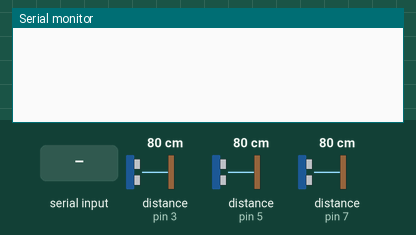
A sketch run on a simulated Arduino Uno, built with avr-gcc and run on an emulated ATmega328P. Parts: the last lines printed to the serial monitor. Wiring (inferred from the names in the program): 3 × ultrasonic range finder: trigger pin 2, echo pin 3 / trigger pin 4, echo pin 5 / trigger pin 6, echo pin 7. The test bench sets the inputs (shaded band); at power-on: distance to the obstacle (sensors on pin 3, pin 5, pin 7) 80 cm. The echo pulse lasts 58.3 µs per cm.

Above: at 1.2 s.
1.3 s: "49\n" received over the second serial link
At 1.43 s:
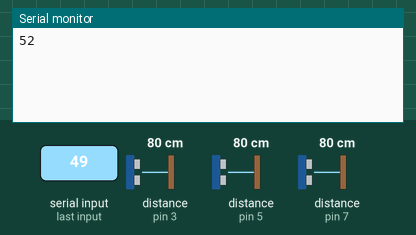
2.9 s: "1\n" received over the second serial link
At 3.03 s:
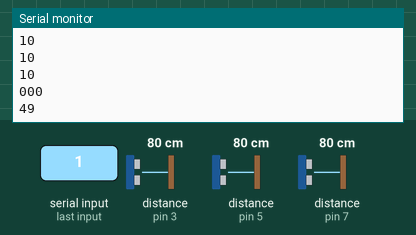
Timing chart, 0 to 5.9 s (numbered marks = the images above; inputs shaded):
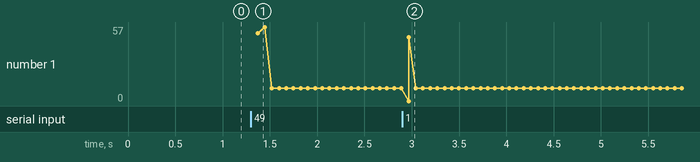

Measured:
- after the input at 1.3 s, the serial monitor: prints a new line after 0.07 s (image 1)
- after the input at 2.9 s, the serial monitor: prints a new line after 0.07 s (image 2)

The sketch:

main_code1.ino
```cpp
#include <SoftwareSerial.h>
#include <List.hpp>

SoftwareSerial BTSerial(8, 9);   //bluetooth module Tx:Digital 2 Rx:Digital 3

int trigPin1 = 2;
int echoPin1 = 3;
int trigPin2 = 4;
int echoPin2 = 5;
int trigPin3 = 6;
int echoPin3 = 7;

long duration1, distance1;
long duration2, distance2;
long duration3, distance3;

List<bool> first, second, third;

bool is_first = false;
bool is_second = false;
bool is_third = false;

String message;

int threshold = 10;
String val = "";


void setup() {
  Serial.begin(115200);  //computer <-> arduino
  BTSerial.begin(115200); // arduino <-> HC-06
  for (int i=0;i<threshold;i++){
    first.add(false);
    second.add(false);
    third.add(false);
  }
}

void loop() {
  if (BTSerial.available())
    val = BTSerial.read();
  if (val == "49"){
    BTSerial.print(message);
    Serial.println(message);
  }
  Serial.println(val);
  // Serial.println(message);


  pinMode(trigPin1, OUTPUT);
  pinMode(echoPin1, INPUT);
  pinMode(trigPin2, OUTPUT);
  pinMode(echoPin2, INPUT);
  pinMode(trigPin3, OUTPUT);
  pinMode(echoPin3, INPUT);

  digitalWrite(trigPin1, LOW);
  delayMicroseconds(2);
  digitalWrite(trigPin1, HIGH);
  delayMicroseconds(10);
  digitalWrite(trigPin1, LOW);
  duration1 = pulseIn(echoPin1, HIGH);
  distance1= duration1*0.034/2;

  first.addLast(distance1 <= 10 && distance1 > 3);
  first.removeFirst();

  bool first_all_true = true;
  for (int i = 0; i< threshold; i++){
    first_all_true = first_all_true && first[i];
  }

  bool first_all_false = true;
  for (int i = 0; i< threshold; i++){
    first_all_false = first_all_false && !first[i];
  }

  if (is_first){
    if (first_all_false){
      is_first = !is_first;
    }
  } else{
    if (first_all_true){
      is_first = !is_first;
    }
  }

  delay(20);

  digitalWrite(trigPin2, LOW);
  delayMicroseconds(2);
  digitalWrite(trigPin2, HIGH);
  delayMicroseconds(10);
  digitalWrite(trigPin2, LOW);
  duration2 = pulseIn(echoPin2, HIGH);
  distance2= duration2*0.034/2;

  second.addLast(distance2 <= 10 && distance2 > 3);
  second.removeFirst();

  bool second_all_true = true;
  for (int i = 0; i< threshold; i++){
    second_all_true = second_all_true && second[i];
  }

  bool second_all_false = true;
  for (int i = 0; i< threshold; i++){
    second_all_false = second_all_false && !second[i];
  }

  if (is_second){
    if (second_all_false){
      is_second = !is_second;
    }
  } else{
    if (second_all_true){
      is_second = !is_second;
    }
  }

  delay(20);

  digitalWrite(trigPin3, LOW);
  delayMicroseconds(2);
  digitalWrite(trigPin3, HIGH);
  delayMicroseconds(10);
  digitalWrite(trigPin3, LOW);
  duration3 = pulseIn(echoPin3, HIGH);
  distance3= duration3*0.034/2;

  third.add(distance3 <= 10 && distance3 > 3);
  third.removeFirst();

  bool third_all_true = true;
  for (int i = 0; i< threshold; i++){
    third_all_true = third_all_true && third[i];
  }

  bool third_all_false = true;
  for (int i = 0; i< threshold; i++){
    third_all_false = third_all_false && !third[i];
  }

  if (is_third){
    if (third_all_false){
      is_third = !is_third;
    }
  } else{
    if (third_all_true){
      is_third = !is_third;
    }
  }

  delay(20);

  message = String(is_first) + String(is_second) + String(is_third) + "\n";
}
```
